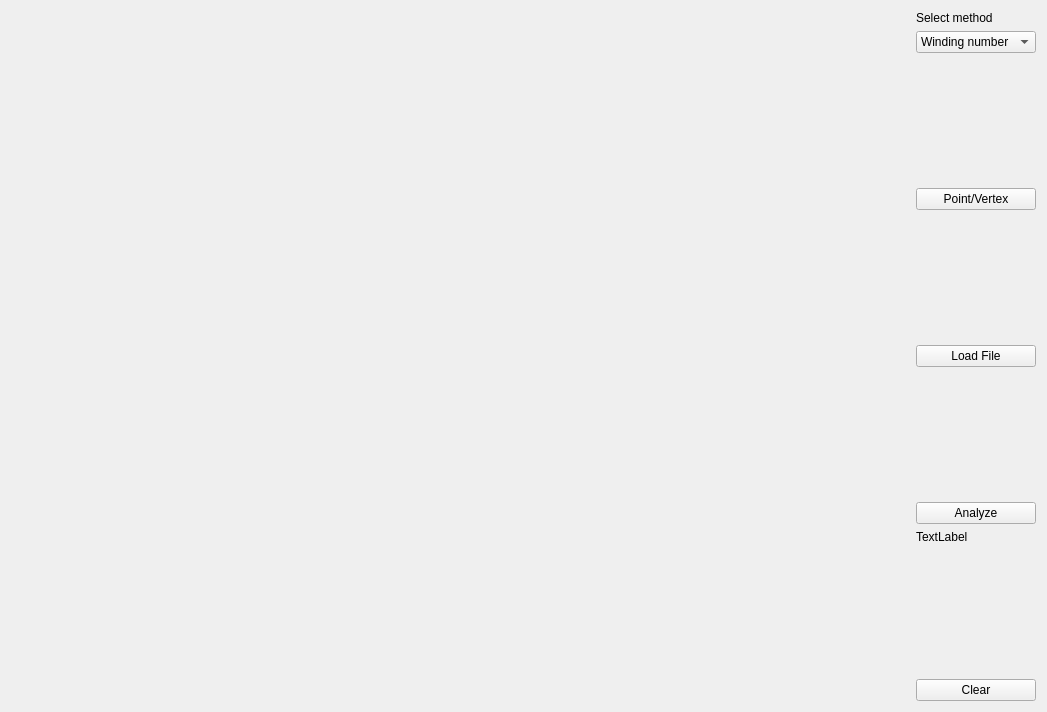
<?xml version="1.0" encoding="UTF-8"?>
<ui version="4.0">
 <class>Widget</class>
 <widget class="QWidget" name="Widget">
  <property name="geometry">
   <rect>
    <x>0</x>
    <y>0</y>
    <width>1047</width>
    <height>712</height>
   </rect>
  </property>
  <property name="windowTitle">
   <string>Point in Polygon</string>
  </property>
  <layout class="QHBoxLayout" name="horizontalLayout">
   <item>
    <widget class="Draw" name="Canvas" native="true">
     <property name="sizePolicy">
      <sizepolicy hsizetype="Preferred" vsizetype="Preferred">
       <horstretch>1</horstretch>
       <verstretch>1</verstretch>
      </sizepolicy>
     </property>
    </widget>
   </item>
   <item>
    <layout class="QVBoxLayout" name="verticalLayout">
     <item>
      <widget class="QLabel" name="label_2">
       <property name="text">
        <string>Select method</string>
       </property>
      </widget>
     </item>
     <item>
      <widget class="QComboBox" name="methodcomboBox">
       <item>
        <property name="text">
         <string>Winding number</string>
        </property>
       </item>
       <item>
        <property name="text">
         <string>Ray crossing</string>
        </property>
       </item>
      </widget>
     </item>
     <item>
      <spacer name="verticalSpacer_3">
       <property name="orientation">
        <enum>Qt::Vertical</enum>
       </property>
       <property name="sizeHint" stdset="0">
        <size>
         <width>20</width>
         <height>40</height>
        </size>
       </property>
      </spacer>
     </item>
     <item>
      <widget class="QPushButton" name="pushButton">
       <property name="text">
        <string>Point/Vertex</string>
       </property>
      </widget>
     </item>
     <item>
      <spacer name="verticalSpacer_4">
       <property name="orientation">
        <enum>Qt::Vertical</enum>
       </property>
       <property name="sizeHint" stdset="0">
        <size>
         <width>20</width>
         <height>40</height>
        </size>
       </property>
      </spacer>
     </item>
     <item>
      <widget class="QPushButton" name="pushButtonLoadFile">
       <property name="text">
        <string>Load File</string>
       </property>
      </widget>
     </item>
     <item>
      <spacer name="verticalSpacer_2">
       <property name="orientation">
        <enum>Qt::Vertical</enum>
       </property>
       <property name="sizeHint" stdset="0">
        <size>
         <width>20</width>
         <height>100</height>
        </size>
       </property>
      </spacer>
     </item>
     <item>
      <widget class="QPushButton" name="pushButtonAnalyze">
       <property name="text">
        <string>Analyze</string>
       </property>
      </widget>
     </item>
     <item>
      <widget class="QLabel" name="label">
       <property name="text">
        <string>TextLabel</string>
       </property>
      </widget>
     </item>
     <item>
      <spacer name="verticalSpacer">
       <property name="orientation">
        <enum>Qt::Vertical</enum>
       </property>
       <property name="sizeHint" stdset="0">
        <size>
         <width>20</width>
         <height>40</height>
        </size>
       </property>
      </spacer>
     </item>
     <item>
      <widget class="QPushButton" name="pushButtonClear">
       <property name="text">
        <string>Clear</string>
       </property>
      </widget>
     </item>
    </layout>
   </item>
  </layout>
 </widget>
 <customwidgets>
  <customwidget>
   <class>Draw</class>
   <extends>QWidget</extends>
   <header>draw.h</header>
   <container>1</container>
  </customwidget>
 </customwidgets>
 <resources/>
 <connections/>
</ui>
